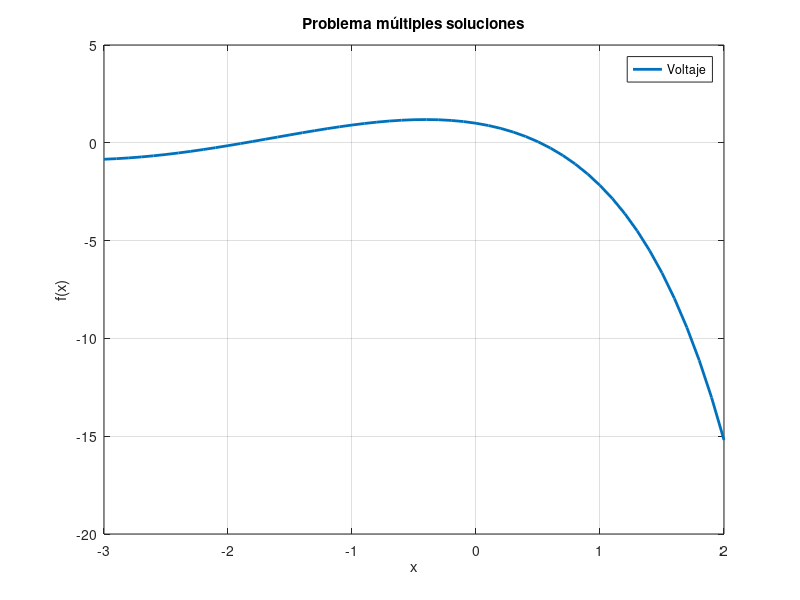

Recreate this plot in MATLAB.
% Autores: Pablo Bermeo
%          Luis Corte
%          Sebastian Criollo
%
% Fecha: 20/11/2021
% Descripcion: Emplear el metodo iterativo de Muller para
% la solucion de ecuaciones no lineales con varias respuestas


%Datos
f = @(x) cos(x) - x.*e.^(x)
v0 = [1, 2, 3]

try

  tic;
  [res,fval,it] = muller(f,v0,itmax=1000,tol=0.001)
  toc;
catch err
  fprintf('Error: %s\n',err.message);
end_try_catch

%Intervalo para graficar
x0 = -3:0.1:2;

  %Grafico
figure(1);
plot(x0, f(x0),'linewidth',2);
title('Problema múltiples soluciones')
legend('Voltaje')
xlabel('x')
ylabel('f(x)')
grid on
